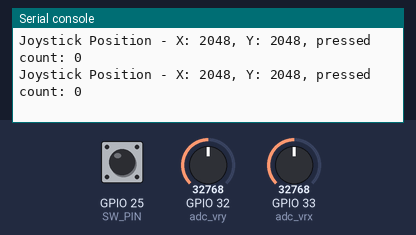
The program below on a simulated ESP32 board running MicroPython. Parts: the last lines printed to the serial console. The inputs (shaded band) are chosen by the test bench; at power-on: GPIO 25 (SW_PIN) HIGH, GPIO 32 (adc_vry) = 32768, GPIO 33 (adc_vrx) = 32768 (analog values on the 0–65535 scale). Library files of the repository ran but are not shown: DIYables_MicroPython_Joystick.py.

Above: at 1.2 s.
1.3 s: GPIO 25 (SW_PIN) pulled LOW for 0.15 s
At 1.62 s:
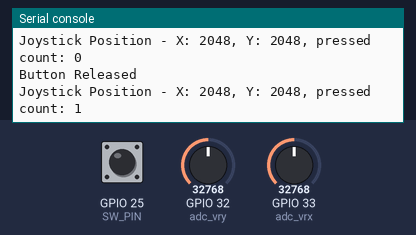
3.0 s: GPIO 32 (adc_vry) set to 45874
At 3.03 s:
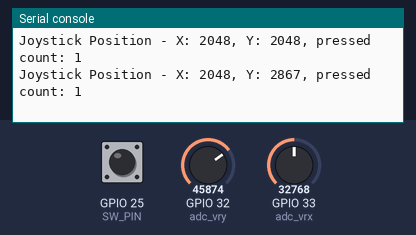
4.5 s: GPIO 33 (adc_vrx) set to 45874
At 4.54 s:
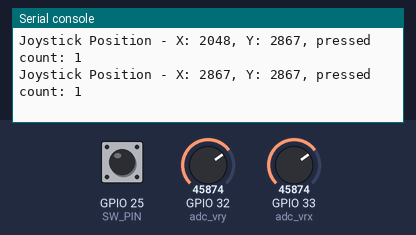
6.0 s: GPIO 25 (SW_PIN) pulled LOW for 1 s
At 7.17 s:
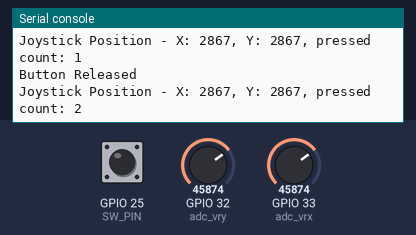
8.5 s: GPIO 32 (adc_vry) set to 57670
At 8.58 s:
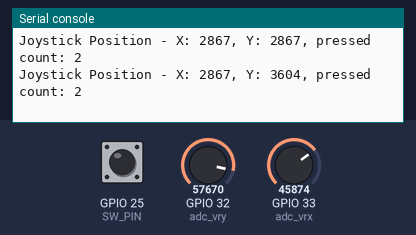
10.0 s: GPIO 33 (adc_vrx) set to 57670
At 10.09 s:
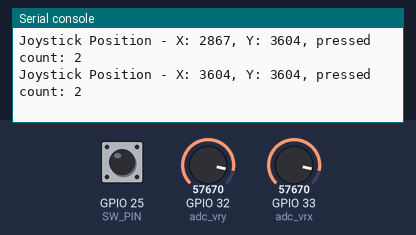
Timing chart, 0 to 12.5 s (numbered marks = the images above; inputs shaded):
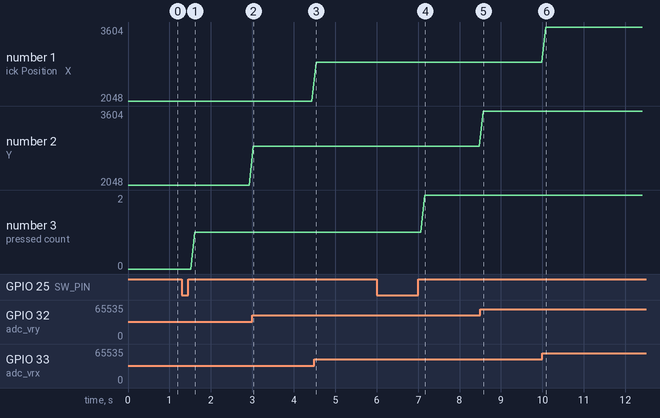

Measured:
- after the input at 1.3 s, the serial console: prints a new line after 0.11 s (image 1)
- after the input at 3.0 s, the serial console: prints a new line at once (image 2)
- after the input at 4.5 s, the serial console: prints a new line at once (image 3)
- after the input at 6.0 s, the serial console: prints a new line after 0.15 s (image 4)
- after the input at 8.5 s, the serial console: prints a new line after 0.07 s (image 5)
- after the input at 10.0 s, the serial console: prints a new line after 0.08 s (image 6)
- plotted number 2: 2048 → 2867 after the input at 3.0 s, 2867 → 3604 after the input at 8.5 s
- plotted number 3: 0 → 1 after the input at 1.3 s, 1 → 2 after the input at 6.0 s

The program:

joystick.py
```python
# 1. import statements
from DIYables_MicroPython_Joystick import Joystick
from machine import Pin, ADC
import time

# 2. functions and variables
VRX_PIN = 33 # connect to VRX pin of joystick
VRY_PIN = 32 # connect to VRY pin of joystick
SW_PIN = 25  # connect to SW pin of joystick

adc_vrx = ADC(Pin(VRX_PIN))
adc_vry = ADC(Pin(VRY_PIN))
# Set the ADC width (resolution) to 12 bits
adc_vrx.width(ADC.WIDTH_12BIT)
adc_vry.width(ADC.WIDTH_12BIT)
# Set the attenuation to 11 dB, allowing input range up to ~3.3V
adc_vrx.atten(ADC.ATTN_11DB)
adc_vry.atten(ADC.ATTN_11DB)

joystick = Joystick(pin_x=VRX_PIN, pin_y=VRY_PIN, pin_button=SW_PIN)

# Configure the debounce time if necessary (default is 50ms)
joystick.set_debounce_time(100)  # debounce time set to 100 milliseconds


# 3. main loop
while True:
    joystick.loop()  # Must be called frequently to process button debouncing

    # Read the analog values from the X and Y axes
    x_value = joystick.read_x()
    y_value = joystick.read_y()
    press_count = joystick.get_press_count()

    # Check if the button has been pressed or released
    if joystick.is_pressed():
        print("Button Pressed")
    if joystick.is_released():
        print("Button Released")

    # Print the joystick's X and Y coordinates, and pressed count
    print(f'Joystick Position - X: {x_value}, Y: {y_value}, pressed count: {press_count}')

    time.sleep(0.1)  # Delay to reduce the output frequency
```
